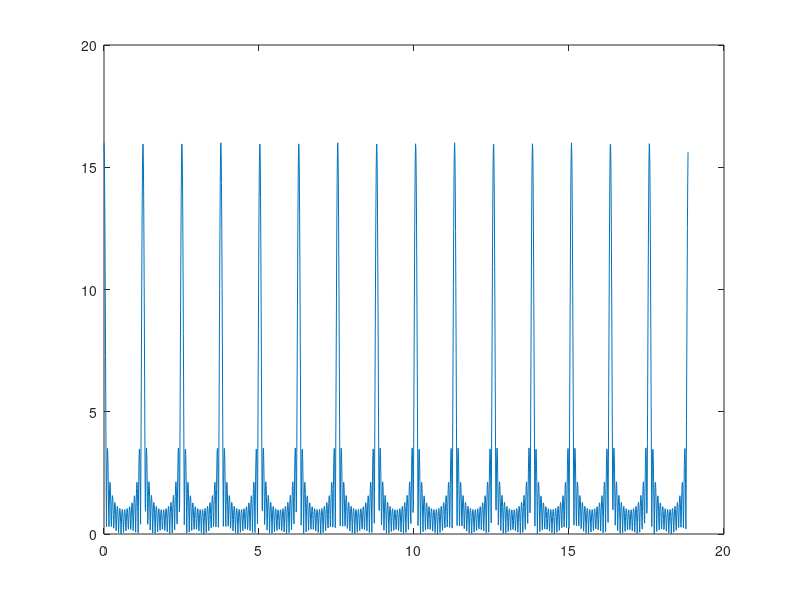

Recreate this plot in MATLAB.
clear 
N=16;
k = N/4;
T=5;
fs = N/T;
% select an omegak
omegak = (2*pi*k*fs)/N;

omegaf = 0:0.01:(2*pi*(N-1)*fs)/N;

domega = omegaf - omegak;
Sx = sin(domega*N*T/2)./sin(domega*T/2);
%.*exp(1i*(domega)*(N-1)*T/2);
plot(omegaf,abs(Sx));
hold all
%N
%T
%domega=omgak + range

%xlim([omegakall(1),omegakall(end)]);
% plot(omegakall,omegakall.*0,'.','markerSize',20);
%plot(omegaf,abs(sin(domega*N*T/2)./sin(domega*T/2)),'.-')